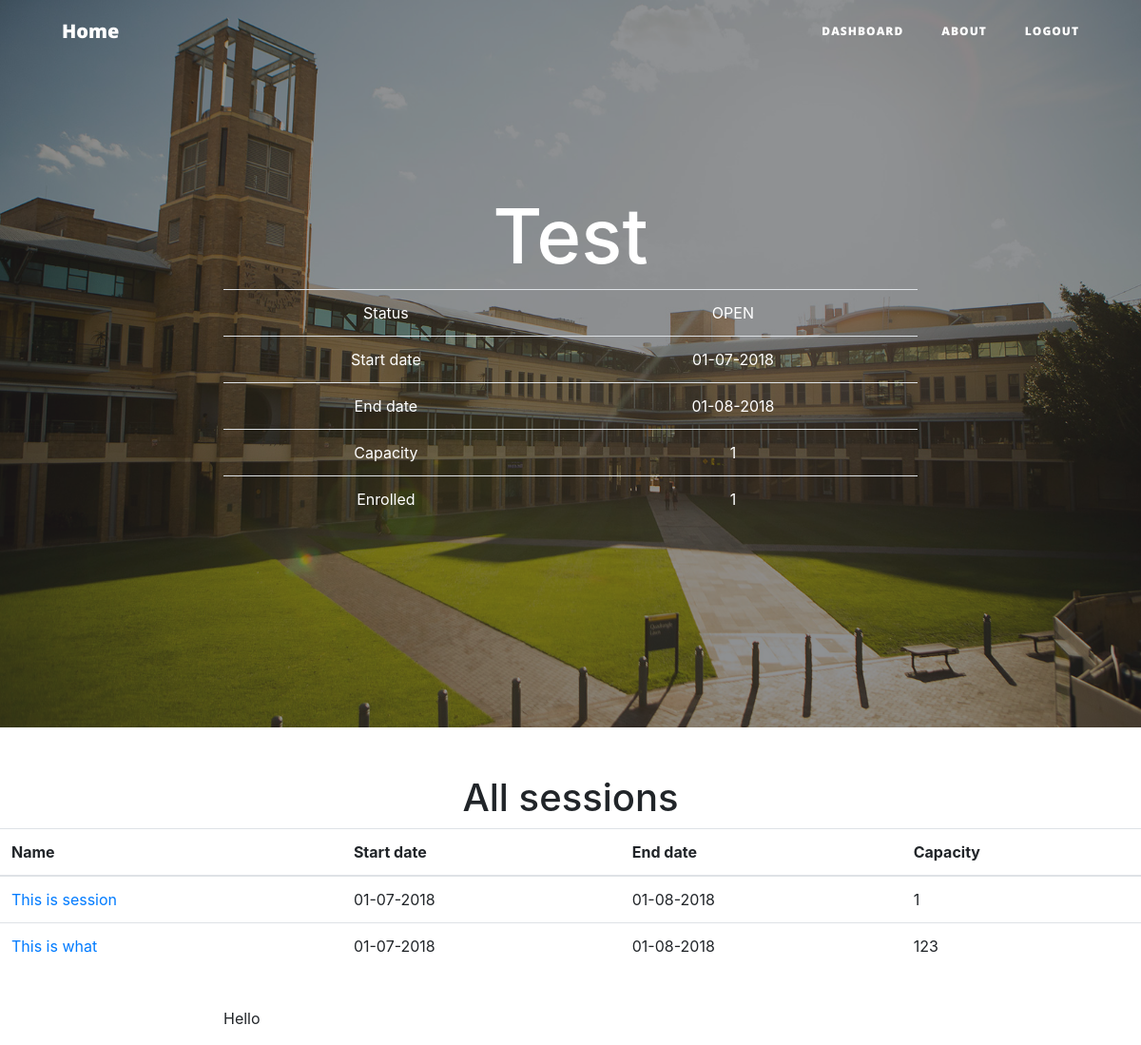
Screenshot of /seminarinfo/1 (signed in) with the database file from the repository.
### event.py (models this page shows, shortened)
class Seminar(db.Model):
    __tablename__ = 'seminars'
    seminar_id = db.Column(db.Integer, primary_key=True)
    title = db.Column(db.String(120))
    details = db.Column(db.UnicodeText)
    start = db.Column(db.String(80))
    end = db.Column(db.String(80))
    capacity = db.Column(db.Integer)
    status = db.Column(db.String(80))
    creater = db.Column(db.String(80))
    users = db.relationship('User',secondary=seminar_realation,
                            backref=db.backref('seminar_users_all', lazy='dynamic'))
    sessions = db.relationship('Session',secondary=seminar_session,
                            backref=db.backref('session_all', lazy='dynamic'))

class Session(db.Model):
    __tablename__ = 'sessions'
    session_id = db.Column(db.Integer, primary_key=True)
    title = db.Column(db.String(120))
    details = db.Column(db.UnicodeText)
    start = db.Column(db.String(80))
    end = db.Column(db.String(80))
    capacity = db.Column(db.Integer)
    status = db.Column(db.String(80))
    creater = db.Column(db.String(80))
    speaker = db.Column(db.String(80))
    fee = db.Column(db.Integer)
    early_period = db.Column(db.Integer)
    users = db.relationship('User',secondary=session_realation,
                        backref=db.backref('session_users_all', lazy='dynamic'))
    seminars = db.relationship('Seminar',secondary=seminar_session,
                            backref=db.backref('seminar_all', lazy='dynamic'))

### route.py (the view)
@app.route('/seminarinfo/<seminarId>',methods = ['POST','GET'])
@login_required
def seminarinfo(seminarId):
    seminar = Seminar.query.filter_by(seminar_id = int(seminarId)).one()
    sessions = seminar.seminar_all.all()
    return render_template('seminarinfo.html', seminar = seminar, sessions = sessions)

### event.py (called while the page is built)
    @property
    def is_authenticated(self):
        return True

    @property
    def is_anonymous(self):
        return False

### server.py (called while the page is built)
@login_manager.user_loader
def load_user(user_id):
    return User.query.get(int(user_id))

### templates/seminarinfo.html (shortened to what this page needs)
{% extends 'base.html' %}
{% block body %}
<header class="masthead" style="background-image: url('{{ url_for('static', filename = 'asb-unsw-campus-15.jpg') }}')">
    <div class="overlay"></div>
    <div class="container">
        <div class="row">
            <div class="col-lg-8 col-md-10 mx-auto">
                <div class="site-heading">
                    <h1>{{ seminar.title }}</h1>
                    <table class="table table-hover">
                        <tbody>
                            <tr>
                                <td>Status</td>
                                <td>{{ seminar.status }}</td>
                            </tr>
                            <tr>
                                <td>Start date</td>
                                <td>{{ seminar.start }}</td>
                            </tr>
                            <tr>
                                <td>End date</td>
                                <td>{{ seminar.end }}</td>
                            </tr>
                            <tr>
                                <td>Capacity</td>
                                <td>{{ seminar.capacity}}</td>
                            </tr>
                            <tr>
                                <td>Enrolled</td>
                                <td>{{seminar.seminars_all.count()}}</td>
                            </tr>
                        </tbody>
                    </table>
                </div>
            </div>
        </div>
    </div>
</header>
<h1 style="text-align: center">All sessions</h1>
    <table class="table table-hover">
        <thead>
            <tr>
                <th>
                    Name
                </th>
                <th>
                    Start date
                </th>
                <th>
                    End date
                </th>
                <th>
                    Capacity
                </th>
            </tr>
        </thead>
        <tbody>
            {% for session in sessions %}
                {% if session %}
                    <tr>
                        <td><a href=" {{ url_for('sessioninfo', sessionId=session.session_id )}}">{{ session.title }}</a></td>
                        <td>{{ session.start }}</td>
                        <td>{{ session.end }}</td>
                        <td>{{ session.capacity }}</td>
                    </tr>
                {% endif %}
            {% endfor %}
        </tbody>
</table>
<br>
<article>
    <div class="container">
        <div class="row">
            <div class="col-lg-8 col-md-10 mx-auto">
                {{seminar.details|safe}}
            </div>
        </div>
    </div>
</article>
{% endblock %}

### rows the page displays
Seminar: title "Test", status "OPEN", start "01-07-2018", end "01-08-2018", capacity "1", details "Hello"

### other values shown
{{ seminar.seminars_all.count() }} "1"
{{ session.title }} "This is session"
{{ session.start }} "01-07-2018"
{{ session.end }} "01-08-2018"
{{ session.capacity }} "1"
{{ session.title }} "This is what"
{{ session.capacity }} "123"
